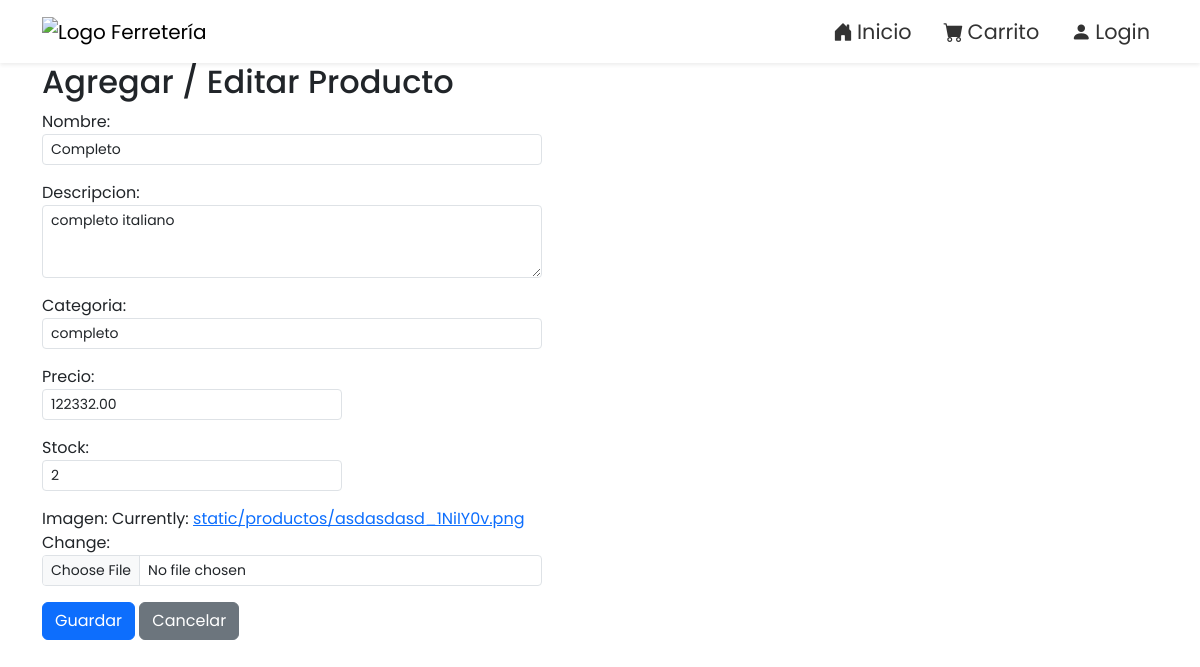
/producto/1/editar/, run on the app's committed database.
### tienda/models.py (models this page shows, shortened)
class Producto(models.Model):
    nombre = models.CharField(max_length=255)
    descripcion = models.TextField()
    categoria = models.CharField(max_length=100)
    precio = models.DecimalField(max_digits=10, decimal_places=2)
    stock = models.IntegerField()
    imagen = models.ImageField(upload_to='static/productos/')

### tienda/views.py (the view)
# urls.py: path('producto/<int:pk>/editar/', views.producto_editar, name='producto_editar'),
def producto_editar(request, pk):
    producto = get_object_or_404(Producto, pk=pk)
    if request.method == 'POST':
        form = ProductoForm(request.POST, request.FILES, instance=producto)
        if form.is_valid():
            form.save()
            return redirect('home')
    else:
        form = ProductoForm(instance=producto)
    return render(request, 'tienda/producto_form.html', {'form': form})

### tienda/forms.py
class ProductoForm(forms.ModelForm):
    class Meta:
        model = Producto
        fields = ['nombre', 'descripcion', 'categoria', 'precio', 'stock', 'imagen']
        widgets = {
            'nombre': forms.TextInput(attrs=
                {'class': 'form-control form-control-sm', 'style': 'max-width: 500px;'}),
            'descripcion': forms.Textarea(attrs=
                {'class': 'form-control form-control-sm', 'rows': 3, 'style': 'max-width: 500px;'}),
            'categoria': forms.TextInput(attrs=
                {'class': 'form-control form-control-sm', 'style': 'max-width: 500px;'}),
            'precio': forms.NumberInput(attrs=
                {'class': 'form-control form-control-sm', 'style': 'max-width: 300px;'}),
            'stock': forms.NumberInput(attrs=
                {'class': 'form-control form-control-sm', 'style': 'max-width: 300px;'}),
            'imagen': forms.ClearableFileInput(attrs=
                {'class': 'form-control form-control-sm', 'style': 'max-width: 500px;'}),
        }

### tienda/templates/tienda/producto_form.html (shortened to what this page needs)
{% extends 'base.html' %}
{% block content %}
<div class="container">
    <h2>Agregar / Editar Producto</h2>
    <form method="POST" enctype="multipart/form-data">
        {{ form.as_p }}
        <button type="submit" class="btn btn-primary">Guardar</button>
        <a href="{% url 'home' %}" class="btn btn-secondary">Cancelar</a>
    </form>
</div>
{% endblock %}

### static/css/style.css (style rules this page uses)
body { font-family: 'Poppins', sans-serif; }

### data on the page
Producto: nombre "Completo", descripcion "completo italiano", categoria "completo", precio "122332.00", stock "2"
